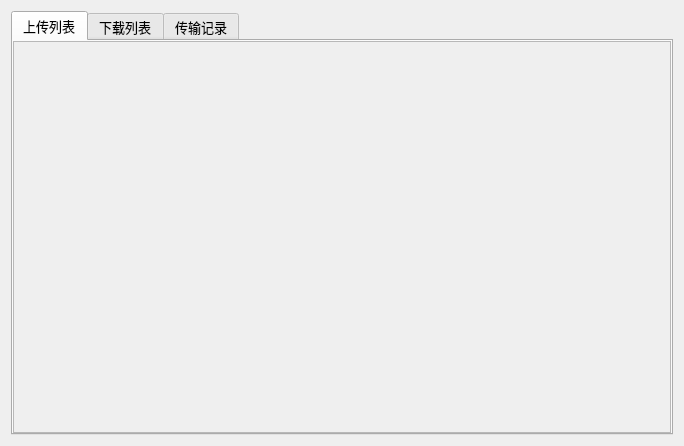
<?xml version="1.0" encoding="UTF-8"?>
<ui version="4.0">
 <class>TransForm</class>
 <widget class="QWidget" name="TransForm">
  <property name="geometry">
   <rect>
    <x>0</x>
    <y>0</y>
    <width>684</width>
    <height>446</height>
   </rect>
  </property>
  <property name="windowTitle">
   <string>Form</string>
  </property>
  <layout class="QGridLayout" name="gridLayout">
   <item row="0" column="0">
    <widget class="QTabWidget" name="tabWidget">
     <property name="font">
      <font>
       <family>微软雅黑</family>
       <pointsize>10</pointsize>
      </font>
     </property>
     <property name="tabPosition">
      <enum>QTabWidget::North</enum>
     </property>
     <property name="tabShape">
      <enum>QTabWidget::Rounded</enum>
     </property>
     <property name="currentIndex">
      <number>0</number>
     </property>
     <property name="elideMode">
      <enum>Qt::ElideNone</enum>
     </property>
     <property name="usesScrollButtons">
      <bool>false</bool>
     </property>
     <property name="documentMode">
      <bool>false</bool>
     </property>
     <property name="tabsClosable">
      <bool>false</bool>
     </property>
     <property name="movable">
      <bool>false</bool>
     </property>
     <property name="tabBarAutoHide">
      <bool>false</bool>
     </property>
     <widget class="QWidget" name="upload_list">
      <attribute name="title">
       <string>上传列表</string>
      </attribute>
      <layout class="QVBoxLayout" name="verticalLayout_5">
       <property name="spacing">
        <number>0</number>
       </property>
       <property name="leftMargin">
        <number>0</number>
       </property>
       <property name="topMargin">
        <number>0</number>
       </property>
       <property name="rightMargin">
        <number>0</number>
       </property>
       <property name="bottomMargin">
        <number>0</number>
       </property>
       <item>
        <widget class="QScrollArea" name="scrollArea">
         <property name="widgetResizable">
          <bool>true</bool>
         </property>
         <widget class="QWidget" name="upload_scroll">
          <property name="geometry">
           <rect>
            <x>0</x>
            <y>0</y>
            <width>658</width>
            <height>396</height>
           </rect>
          </property>
          <layout class="QVBoxLayout" name="verticalLayout_2">
           <property name="spacing">
            <number>0</number>
           </property>
           <property name="leftMargin">
            <number>0</number>
           </property>
           <property name="topMargin">
            <number>0</number>
           </property>
           <property name="rightMargin">
            <number>0</number>
           </property>
           <property name="bottomMargin">
            <number>0</number>
           </property>
          </layout>
         </widget>
        </widget>
       </item>
      </layout>
     </widget>
     <widget class="QWidget" name="download_list">
      <attribute name="title">
       <string>下载列表</string>
      </attribute>
      <layout class="QVBoxLayout" name="verticalLayout_3">
       <property name="spacing">
        <number>0</number>
       </property>
       <property name="leftMargin">
        <number>0</number>
       </property>
       <property name="topMargin">
        <number>0</number>
       </property>
       <property name="rightMargin">
        <number>0</number>
       </property>
       <property name="bottomMargin">
        <number>0</number>
       </property>
       <item>
        <widget class="QScrollArea" name="scrollArea_2">
         <property name="widgetResizable">
          <bool>true</bool>
         </property>
         <widget class="QWidget" name="download_scroll">
          <property name="geometry">
           <rect>
            <x>0</x>
            <y>0</y>
            <width>658</width>
            <height>396</height>
           </rect>
          </property>
          <layout class="QVBoxLayout" name="verticalLayout_4">
           <property name="spacing">
            <number>0</number>
           </property>
           <property name="leftMargin">
            <number>0</number>
           </property>
           <property name="topMargin">
            <number>0</number>
           </property>
           <property name="rightMargin">
            <number>0</number>
           </property>
           <property name="bottomMargin">
            <number>0</number>
           </property>
          </layout>
         </widget>
        </widget>
       </item>
      </layout>
     </widget>
     <widget class="QWidget" name="record_list">
      <attribute name="title">
       <string>传输记录</string>
      </attribute>
      <layout class="QVBoxLayout" name="verticalLayout_6">
       <property name="spacing">
        <number>0</number>
       </property>
       <property name="leftMargin">
        <number>0</number>
       </property>
       <property name="topMargin">
        <number>0</number>
       </property>
       <property name="rightMargin">
        <number>0</number>
       </property>
       <property name="bottomMargin">
        <number>0</number>
       </property>
       <item>
        <widget class="QScrollArea" name="scrollArea_3">
         <property name="mouseTracking">
          <bool>false</bool>
         </property>
         <property name="tabletTracking">
          <bool>false</bool>
         </property>
         <property name="widgetResizable">
          <bool>true</bool>
         </property>
         <property name="alignment">
          <set>Qt::AlignLeading|Qt::AlignLeft|Qt::AlignVCenter</set>
         </property>
         <widget class="QWidget" name="scrollAreaWidgetContents">
          <property name="geometry">
           <rect>
            <x>0</x>
            <y>0</y>
            <width>658</width>
            <height>396</height>
           </rect>
          </property>
          <layout class="QGridLayout" name="gridLayout_2">
           <property name="leftMargin">
            <number>0</number>
           </property>
           <property name="topMargin">
            <number>0</number>
           </property>
           <property name="rightMargin">
            <number>0</number>
           </property>
           <property name="bottomMargin">
            <number>0</number>
           </property>
           <property name="spacing">
            <number>0</number>
           </property>
           <item row="1" column="0">
            <widget class="QWidget" name="widget" native="true">
             <property name="acceptDrops">
              <bool>false</bool>
             </property>
             <property name="autoFillBackground">
              <bool>false</bool>
             </property>
             <property name="styleSheet">
              <string notr="true">background-color: #ffffff;</string>
             </property>
             <layout class="QHBoxLayout" name="horizontalLayout">
              <property name="spacing">
               <number>0</number>
              </property>
              <property name="leftMargin">
               <number>0</number>
              </property>
              <property name="topMargin">
               <number>0</number>
              </property>
              <property name="rightMargin">
               <number>0</number>
              </property>
              <property name="bottomMargin">
               <number>0</number>
              </property>
              <item>
               <spacer name="horizontalSpacer">
                <property name="orientation">
                 <enum>Qt::Horizontal</enum>
                </property>
                <property name="sizeHint" stdset="0">
                 <size>
                  <width>542</width>
                  <height>20</height>
                 </size>
                </property>
               </spacer>
              </item>
              <item>
               <widget class="QToolButton" name="clearBtn">
                <property name="font">
                 <font>
                  <family>新宋体</family>
                  <pointsize>16</pointsize>
                  <weight>50</weight>
                  <italic>false</italic>
                  <bold>false</bold>
                 </font>
                </property>
                <property name="acceptDrops">
                 <bool>false</bool>
                </property>
                <property name="styleSheet">
                 <string notr="true">color: rgb(0, 0, 255);
font: 16pt &quot;新宋体&quot;;</string>
                </property>
                <property name="text">
                 <string>清除记录</string>
                </property>
                <property name="toolButtonStyle">
                 <enum>Qt::ToolButtonIconOnly</enum>
                </property>
                <property name="autoRaise">
                 <bool>true</bool>
                </property>
               </widget>
              </item>
             </layout>
            </widget>
           </item>
           <item row="0" column="0">
            <widget class="QTextEdit" name="record_msg">
             <property name="mouseTracking">
              <bool>true</bool>
             </property>
             <property name="frameShape">
              <enum>QFrame::NoFrame</enum>
             </property>
             <property name="undoRedoEnabled">
              <bool>true</bool>
             </property>
            </widget>
           </item>
          </layout>
         </widget>
        </widget>
       </item>
      </layout>
     </widget>
    </widget>
   </item>
  </layout>
 </widget>
 <resources/>
 <connections/>
</ui>
